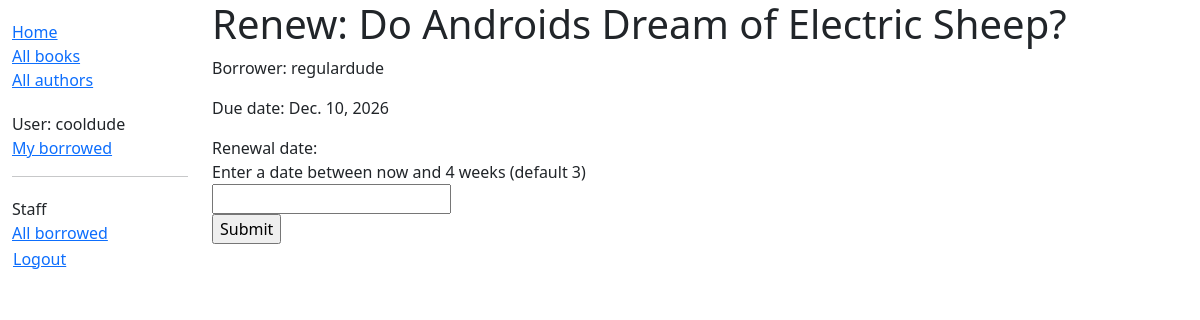
The page /catalog/book/4706ed85-753c-4dc2-90e1-27051d92e47f/renew/ (signed in) on the database as committed earlier.
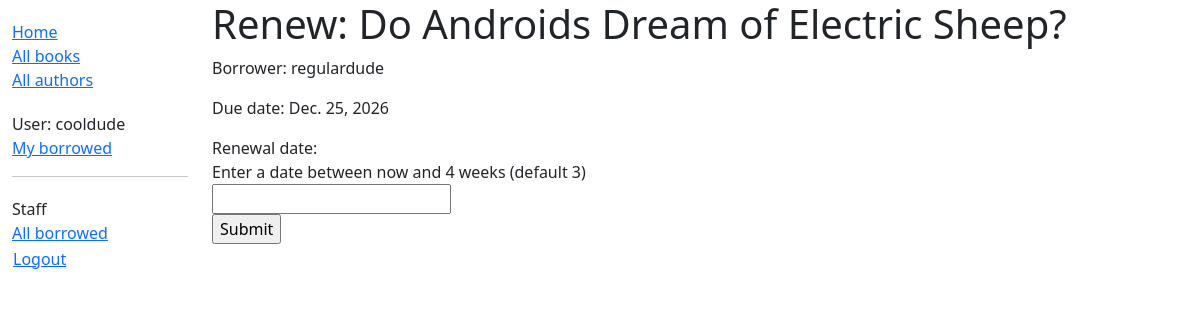
The same page on the database as committed later.
### catalog/models.py (models this page shows, shortened)
class BookInstance(models.Model):
    id = models.UUIDField(primary_key=True, default=uuid.uuid4, help_text="Unique ID for this particular book across whole library")
    book = models.ForeignKey('Book', on_delete=models.RESTRICT, null=True)
    imprint = models.CharField(max_length=200)
    due_back = models.DateField(null=True, blank=True)
    borrower = models.ForeignKey(settings.AUTH_USER_MODEL, on_delete=models.SET_NULL, null=True, blank=True)
    class LoanStatus(models.TextChoices):
        MAINTENANCE = 'm', 'Maintenance'
        ON_LOAN = 'o', 'On loan'
        AVAILABLE = 'a', 'Available'
        RESERVED = 'r', 'Reserved'
    status = models.CharField(
        max_length=1,
        choices=LoanStatus,
        blank=True,
        default=LoanStatus.MAINTENANCE,
        help_text='Book availability'
    )
    class Meta:
        ordering = ['due_back']
        permissions = (("can_mark_returned", "Set book as returned"),)
    @property
    def is_overdue(self):
        return bool(self.due_back and date.today() > self.due_back)

### catalog/views.py (the view)
# urls.py: path('book/<uuid:pk>/renew/', views.renew_book_librarian, name='renew-book-librarian'),
@login_required
@permission_required('catalog.can_mark_returned', raise_exception=True)
def renew_book_librarian(request, pk):
    book_instance = get_object_or_404(BookInstance, pk=pk)
    if request.method == 'POST':
        form = RenewBookForm(request.POST)
        if form.is_valid():
            book_instance.due_back = form.cleaned_data['renewal_date']
            book_instance.save()
            return HttpResponseRedirect(reverse('all-borrowed'))
    else:
        proposed_renewal_date = datetime.date.today() + datetime.timedelta(weeks=3)
        form = RenewBookForm(initial={'renew_due_back': proposed_renewal_date})
    context = {
        'form': form,
        'book_instance': book_instance,
    }
    return render(request, 'catalog/book_renew_librarian.html', context)

### catalog/forms.py (shortened to what this page needs)
class RenewBookForm(forms.Form):
    renewal_date = forms.DateField(help_text="Enter a date between now and 4 weeks (default 3)")

### catalog/templates/catalog/book_renew_librarian.html (shortened to what this page needs)
{% extends "base_generic.html" %}
{% block content %}
    <h1>Renew: {{ book_instance.book.title }}</h1>
    <p>Borrower: {{ book_instance.borrower }}</p>
    <p {% if book_instance.is_overdue %} class="text-danger"{% endif %} >Due date: {{ book_instance.due_back }}</p>
    <form action="" method="post">
        {{ form }}
        <input type="submit" value="Submit">
    </form>
{% endblock %}

Rows that differ between the two databases and show on the page:
changed BookInstance "regulardude": due_back "Dec. 10, 2026" → "Dec. 25, 2026"
